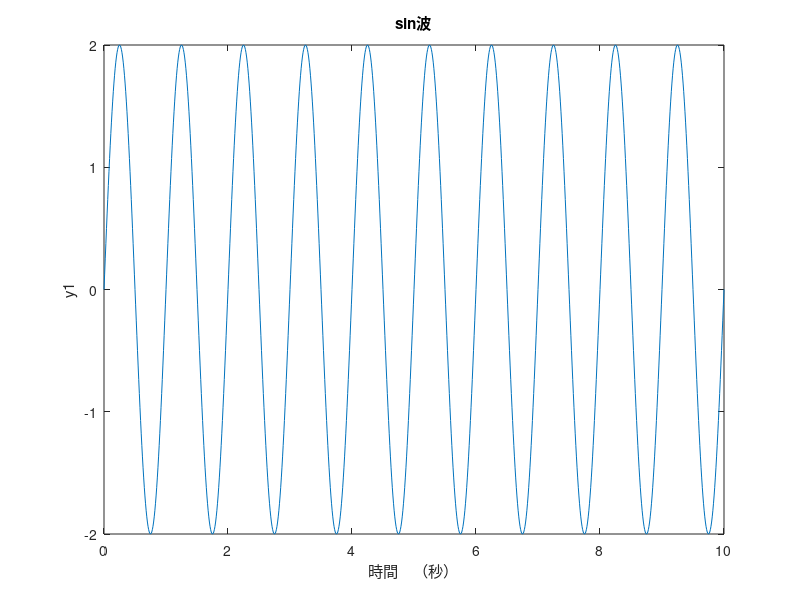
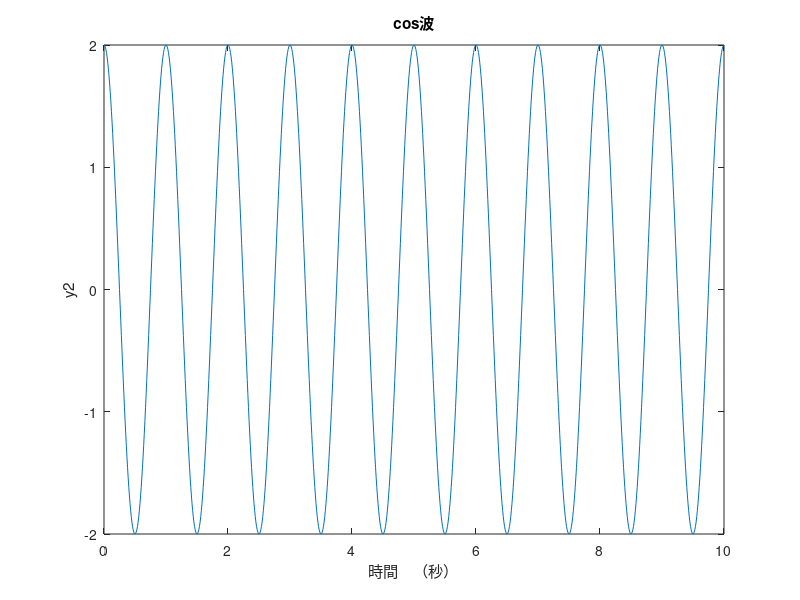
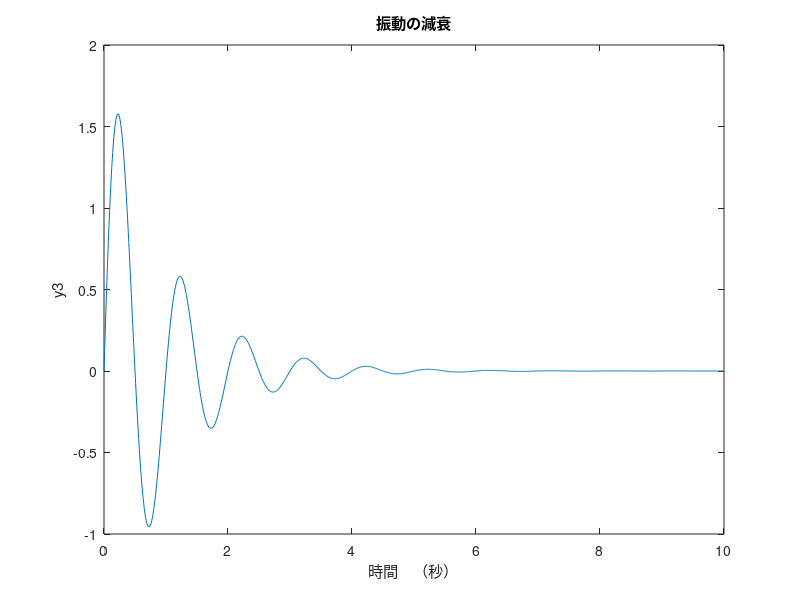

MATLAB code for these plots, in order:
%
%          自動制御および実験
%          実験資料
%
%          Test（MATLABの復習）
%
%                                                            '25.06.26（木）
%                                                            '26.06.20（土）
%
%
clear
clc
%
% *** パラメータ設定 ***
      t=0:0.01:10;  % 時間　（秒）
      f=1.0;        % 周波数　（Hz）
      a=2.0;
%       
% *** sin及びcosの計算 ***
      y1=a*sin(2*pi*f*t);   % sin
      y2=a*cos(2*pi*f*t);   % cos
      y3=exp(-t).*y1;     % 振動の減衰
%
%
figure(1)
  plot(t,y1)
  title('sin波')
  xlabel('時間　（秒）')
  ylabel('y1')
%
figure(2)
  plot(t,y2)
  title('cos波')
  xlabel('時間　（秒）')
  ylabel('y2')
%
figure(3)
  plot(t,y3)
  title('振動の減衰')
  xlabel('時間　（秒）')
  ylabel('y3')
%
